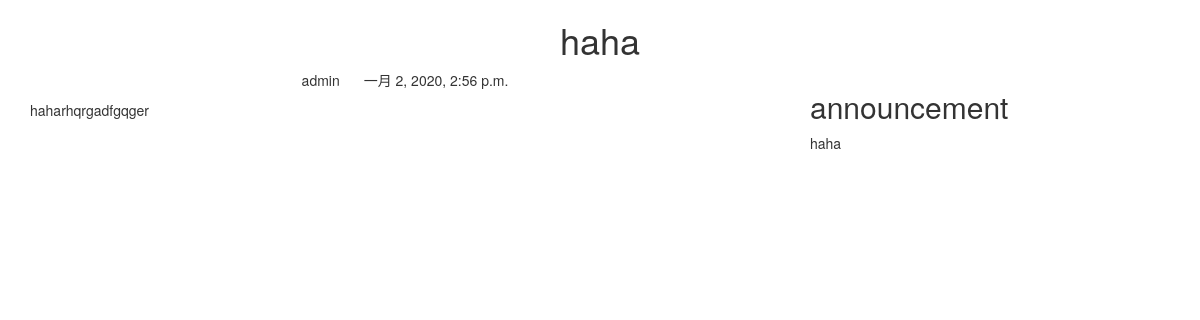
Before: /blog/1/ with the older database file.
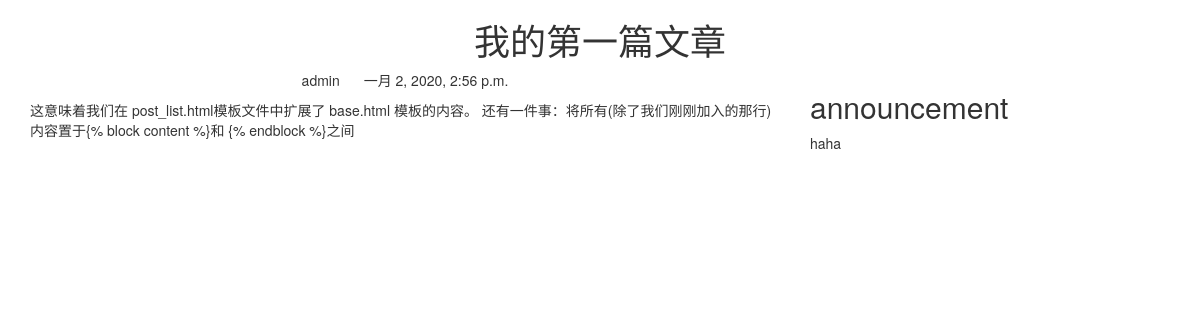
After: the same page with the newer database file.
### blog/models.py (models this page shows, shortened)
class BlogArticles(models.Model):
    title = models.CharField(max_length=300)
    author = models.ForeignKey(User, on_delete=models.CASCADE, related_name='blog_posts')
    body = models.TextField()
    publish = models.DateTimeField(default=timezone.now)
    class Meta:
        ordering = ("-publish",)

### blog/views.py (the view)
# urls.py: path('<int:article_id>/', views.blog_article)
def blog_article(request, article_id):
    article = BlogArticles.objects.get(id=article_id)
    pub = article.publish
    return render(request, 'blog/content.html', {'article': article, 'publish': pub})

### blog/templates/blog/content.html (shortened to what this page needs)
{% extends 'base.html' %}
{% block content %}
    <div class="row text-center vertical-middle-sm">
        <h1>
            {{ article.title }}
        </h1>
    </div>
    <div class="row">
        <div class="col-xs-12 col-md-8">
            <p class="text-center">
                <span>{{ article.author.username }}</span>
                <span style="margin-left:20px">{{ publish }}</span>
            </p>
            <div>
                {{ article.body }}
            </div>
        </div>
        <div class="col-xs-6 col-md-4">
            <h2> announcement</h2>
            <p> haha </p>
        </div>
    </div>
{% endblock %}

### blog/templates/base.html (shortened to what this page needs)
<!DOCTYPE html>
<html lang="zh-cn">
<head>
    <link rel="stylesheet" href="https://github.com/necolas/normalize.css/blob/master/normalize.css">
    <link rel="stylesheet" href="https://cdn.bootcss.com/bootstrap/3.3.7/css/bootstrap.min.css">
</head>
<body>
<div class="container">
    {% block content %}
    {% endblock %}
</div>
</body>
</html>

Changed rows visible on the page:
changed BlogArticles "admin": title "haha" → "我的第一篇文章"; body "haharhqrgadfgqger" → "这意味着我们在 post_list.html模板文件中扩展了 base.html 模板的内容。 还有一件事：将所有(除了我们刚刚加入的那行) 内容置于{% block content %}和 {% endblock %}之间"
